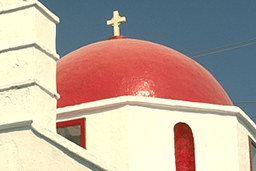
%> input picture testimage/psnr/structtest/a01.bmp, 256 x 171 px
$ octave timetest.m   (GNU Octave 9; MATLAB toolbox functions it lacks are replaced by stand-ins)
%> lines starting %> are read from the running program, lines starting %| are printed output that depends on the picture; in (x1, y1, x2, y2) boxes, pixels count from 0 and x2, y2 are one past the last pixel; in counts of white or black regions, pixels touching at a corner belong together; the program's own positions count from 1
### my_inpainting_l01.m
% my_inpainting_l01.m
%
%
% The MATLAB implementation of a variant exemplar-based and enhanced patch priority image inpainting algorithm.
%
% Inputs:
%   - origImg        original image or corrupted image
%   - mask           implies target region (1 denotes target region)
%   - psz:           patch size (odd scalar). If psz=5, patch size is 5x5.
%   - npsz           neighborhood patch size (odd scalar).
%   - N              patch candidate set elements number
%   - errortolerance
%   - belta
%
% Outputs:
%   - inpaintedImg   The inpainted image; an MxNx3 matrix of doubles.
%   - C              MxN matrix of confidence values accumulated over all iterations.
%   - D              MxN matrix of data term values accumulated over all iterations.
%   - fillMovie      A Matlab movie struct depicting the fill region over time.
%
%
%
%
%
%
function [inpaintedImg,C,D,fillMovie] = my_inpainting(origImg,mask,psz,npsz,N,errortolerance,belta)

%% error check
if ~ismatrix(mask); error('Invalid mask'); end
if sum(sum(mask~=0 & mask~=1))>0; error('Invalid mask'); end
if mod(psz,2)==0; error('Patch size psz must be odd.'); end
if mod(npsz,2)==0; error('Patch size npsz must be odd.'); end


fillRegion = mask;

origImg = double(origImg);
img = origImg;
ind = img2ind(img);
origsz = [size(img,1) size(img,2)];
sourceRegion = ~fillRegion;

%Initialize gradient tensor at everypoint
[g11,g12,g22] = gradient_tensor(img);
tg11=addrowscols(origsz,psz,g11);
tg22=addrowscols(origsz,psz,g22);
tg12=addrowscols(origsz,psz,g12);
g11=tg11;
g22=tg22;
g12=tg12;

RefillRegion = logical(addrowscols(origsz,psz,fillRegion)); %增加黑色边框，作为已知区域处理
ResourceRegion = logical(addrowscols(origsz,psz,sourceRegion));%增加黑色边框，作为未知区域处理
Reimg = addrowscols_3(origsz,psz,img);
ReorigImg = addrowscols_3(origsz,psz,origImg);
sz = [size(Reimg,1),size(Reimg,2)];
Reind = img2ind(Reimg);


% Initialize confidence and data terms
C = double(ResourceRegion);
D = zeros(sz);
iter = 1;
 %Visualization stuff
if nargout==4
  fillMovie(1).cdata=uint8(img);
  fillMovie(1).colormap=[];
%  origImg(1,1,:) = [0, 255, 0];
  iter = 2;
end

% Seed 'rand' for reproducible results (good for testing)
rand('state',0);

% Loop until entire fill region has been covered
count = 0;
while any(RefillRegion(:))

  % Find contour & normalized gradients of fill region
  fillRegionD = double(RefillRegion); % Marcel 11/30/05
  dR = find(conv2(fillRegionD,[1,1,1;1,-8,1;1,1,1],'same')>0);

     % [5 lines of commented-out code are left out]


  Lambda = zeros(sz);

  for k =dR'
      [Hp,r1,~] = getpatch_1(sz,k,psz);
      if(r1>0)
          %q = Hp(~(RefillRegion(Hp))); % fillRegionの中でパッチの部分だけ取り出して、
          %C(k) = sum(C(q))/numel(Hp);% Compute confidences along the fill front
          toFill = RefillRegion(Hp);
          lambda = structure_tensor(g11(Hp),g12(Hp),g22(Hp),psz,toFill);
          Lambda(k) = (lambda(2)-lambda(1))^2;
          %Lambda(k)=lambda(2);
      end
  end

  Mlambda = max(Lambda(dR));
  %vlambda = C(dR).*Lambda(dR)/(Mlambda+0.01);
  vlambda = Lambda(dR)/(Mlambda+0.01);
  %indl = vlambda>lambda0;
  ldR1 = size(dR);
  ldr1 = floor(ldR1(1)/2);
  [~,indl] = sort(-vlambda);
  dR2 = dR(indl(1:ldr1));
  if size(dR2,1)==0
      dR2=dR;
  end

  ldR = size(dR2);
  WW = zeros(ldR(1),npsz*npsz);%用于存放每个fillfront块与每个领域块匹配的权重
  DD = zeros(ldR(1),npsz*npsz);%用于存放每个fillfront块与领域块之间的SSD
  struct_sparse = zeros(sz);
  indk = 0;

  for k = dR2'
      indk = indk+1;
      [Hp,r1,c1] = getpatch_1(sz,k,psz);%获得
      if(r1>0)
         Hnp = getpatch_2(sz,k,npsz);
         npsz1=size(Hnp);
         %nsz =size(Hnp);
         %Zp = 0;
         q = Hp(~(RefillRegion(Hp))); % fillRegionの中でパッチの部分だけ取り出して、
         C(k) = sum(C(q))/numel(Hp);% Compute confidences along the fill front
% [14 lines of commented-out code are left out]
          toFill = RefillRegion(Hp);
          Hnpimg=ind2img(Hnp',Reimg);
          nsourceRegion=ResourceRegion(Hnp');
          [D1,Hpj,dd]=neighbordssd(Hnpimg,Reimg(r1,c1,:),toFill',nsourceRegion,sz(1));
          DD(indk,1:dd)=D1;
          WW(indk,1:dd)=exp(-sqrt(DD(indk,1:dd))/25);
          WW(indk,1:dd)=WW(indk,1:dd)/sum(WW(indk,:));
          struct_sparse(k) = norm(WW(indk,:),2)*sqrt(dd/((npsz1(1)-(psz-1)/2)*(npsz1(2)-(psz-1)/2)));
      end
  end

  M = max(struct_sparse(dR2));
  m = min(struct_sparse(dR2));
  if(M > m)
      D(dR2) = (struct_sparse(dR2) - m)*0.8/(M - m)+0.2;%线性变化把结构稀疏度放缩至[0.2,1]
  end


  % Compute patch priorities = confidence term * data term
  % D(dR) = abs(Ix(dR).*N(:,1)+Iy(dR).*N(:,2)) + 0.001;
  priorities = C(dR2).* D(dR2);

  % Find patch with maximum priority, Hp
  [~,ndx] = max(priorities(:));
  p = dR2(ndx(1));
  [Hp,rows,cols] = getpatch_1(sz,p,psz);

  if rows>0
      count = count + 1;
      toFill = RefillRegion(Hp);
      % Find exemplar that minimizes error, Hq
      Hq = bestNexemplar(Reimg,Reimg(rows,cols,:),toFill',ResourceRegion,N);

      % Update fill region
      toFill = logical(toFill);                 % Marcel 11/30/05
      RefillRegion(Hp(toFill)) = false;

      % Propagate confidence & isophote values
      C(Hp(toFill))  = C(p);
      % [10 lines of commented-out code are left out]
      [~,approxpatch]=l0_inpainting_1(psz,N,WW,Hpj,dd,ReorigImg,Hp,ndx(1),toFill,Hq,errortolerance,belta);


      Reimg(rows,cols,:)=approxpatch;
      ReorigImg(Hp(toFill))=Reimg(Hp(toFill));
      ReorigImg(Hp(toFill)+sz(1)*sz(2))=Reimg(Hp(toFill)+sz(1)*sz(2));
      ReorigImg(Hp(toFill)+2*sz(1)*sz(2))=Reimg(Hp(toFill)+2*sz(1)*sz(2));
      Reimg=ReorigImg;
      [a_g11,a_g12,a_g22]=gradient_tensor(Reimg(rows,cols,:));
      tg11(rows,cols) = a_g11;
      tg12(rows,cols) = a_g12;
      tg22(rows,cols) = a_g22;
      g11(Hp(toFill)) = tg11(Hp(toFill));
      g12(Hp(toFill)) = tg12(Hp(toFill));
      g22(Hp(toFill)) = tg22(Hp(toFill));

      ResourceRegion(Hp(toFill))=true;
  end

  % Visualization stuff


  if nargout==4
    fillRegion = recover_1(origsz,psz,RefillRegion);
    origImg = recover_3(origsz,psz,ReorigImg);
    origImg(1,1,:) = [0, 255, 0];
    ind2 = ind;
    ind2(logical(fillRegion)) = 1;
    fillMovie(iter).cdata=uint8(ind2img(ind2,origImg));
    fillMovie(iter).colormap=[];
  end
  iter = iter+1;
end

inpaintedImg = recover_3(origsz,psz,Reimg);
C = recover_1(origsz,psz,C);
D = recover_1(origsz,psz,D);

end
%---------------------------------------------------------------------
% Scans over the entire image (with a sliding window)
% for the exemplar with the lowest error. Calls a MEX function.
%---------------------------------------------------------------------
% [23 lines left out: functions bestNexemplar, neighbordssd, not called in this run]
%---------------------------------------------------------------------
% Returns the indices for a 9x9 patch centered at pixel p.
%---------------------------------------------------------------------
% [13 lines left out: function getpatch_1, not called in this run]

%---------------------------------------------------------------------
% Returns the indices for a neighbor patch around pixel p.
%---------------------------------------------------------------------
% [7 lines left out: function getpatch_2, not called in this run]

%---------------------------------------------------------------------
% Converts the (rows,cols) subscript-style indices to Matlab index-style
% indices.  Unforunately, 'sub2ind' cannot be used for this.
%---------------------------------------------------------------------
% [5 lines left out: function sub2ndx, not called in this run]

%---------------------------------------------------------------------
% Converts an indexed image into an RGB image, using 'img' as a colormap
%---------------------------------------------------------------------
function img2 = ind2img(ind,img)
for i=3:-1:1, temp=img(:,:,i); img2(:,:,i)=temp(ind); end
end


%---------------------------------------------------------------------
% Converts an RGB image into a indexed image, using the image itself as
% the colormap.
%---------------------------------------------------------------------
function ind = img2ind(img)
s=size(img); ind=reshape(1:s(1)*s(2),s(1),s(2));
end

% [13 lines of commented-out code are left out]

function reImg = addrowscols(sz,psz,img)
w = (psz-1)/2;
s1 = sz(1)+4*w;
s2 = sz(2)+4*w;
reImg = zeros(s1,s2);
reImg(2*w+1:2*w+sz(1),2*w+1:2*w+sz(2)) = img;
end

% [4 lines left out: function recover_1, not called in this run]

function reImg = addrowscols_3(sz,psz,img)
w = (psz-1)/2;
s1 = sz(1)+4*w;
s2 = sz(2)+4*w;
reImg = 255*ones([s1,s2,3]);
% [12 lines of commented-out code are left out]
reImg(2*w+1:2*w+sz(1),2*w+1:2*w+sz(2),1) = img(:,:,1);
reImg(2*w+1:2*w+sz(1),2*w+1:2*w+sz(2),2) = img(:,:,2);
reImg(2*w+1:2*w+sz(1),2*w+1:2*w+sz(2),3) = img(:,:,3);
% [23 lines of commented-out code are left out]
end


% [13 lines left out: functions recover_3, sortdssd, not called in this run]

function [g11,g12,g22]=gradient_tensor(Reimg)

[Ix(:,:,3), Iy(:,:,3)] = gradient(Reimg(:,:,3));
[Ix(:,:,2), Iy(:,:,2)] = gradient(Reimg(:,:,2));
[Ix(:,:,1), Iy(:,:,1)] = gradient(Reimg(:,:,1));

g11 = Ix.*Ix/255^2;
g12 = Ix.*Iy/255^2;
g22 = Iy.*Iy/255^2;

g11 = sum(g11,3);
g12 = sum(g12,3);
g22 = sum(g22,3);


end

% [20 lines left out: function structure_tensor, not called in this run]


### timetest.m
clear

psz = 11;
npsz = 51;
N = 25;
errortolerance = 25*psz^2;
belta = 0.25;

origimg_1=imread('testimage/psnr/structtest/a01.bmp');
%> origimg_1 is the input picture: size 171x256x3 uint8; mean R, G, B 187, 167.7, 154.7
masked_img_1=imread('testimage/psnr/structtest/a01_masked.bmp');
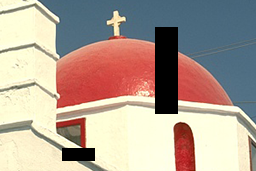
%> input picture testimage/psnr/structtest/a01_masked.bmp, 256 x 171 px
%> masked_img_1 is the input picture: size 171x256x3 uint8; mean R, G, B 176.5, 160.2, 147.7
A=double(imread('testimage/psnr/structtest/a01_mask.bmp'));
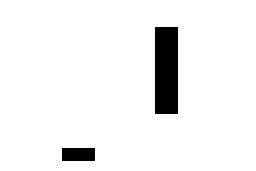
%> input picture testimage/psnr/structtest/a01_mask.bmp, 256 x 171 px
%> A: size 171x256 double; 94.4% white; 2 black regions, box (x1, y1, x2, y2) and area: (155, 27, 178, 114) 2001, (62, 148, 95, 161) 429
n=find(A<255);
%> n = 2430 values from 10751 to 30381
A(n)=0;
mask_1=logical(~(A/255));
%tic
%[img1_1,~,~,~] = my_inpainting(masked_img_1,mask_1,psz,npsz,N,errortolerance,belta);
%t_1(1)=toc;
%[~,ap_1(1)]=computepsnr(double(origimg_1),img1_1);

tic
[img1,~,~,~] = my_inpainting_l01(masked_img_1,mask_1,psz,npsz,N,errortolerance,belta);
%> in my_inpainting, `ind = img2ind(img);`:
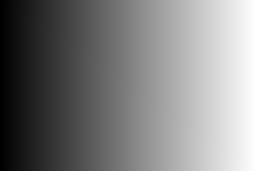
%> ind: size 171x256 double; min 1, max 43776, mean 21888.5; drawn with min black and max white
%> in gradient_tensor, `g12 = Ix.*Iy/255^2;`:
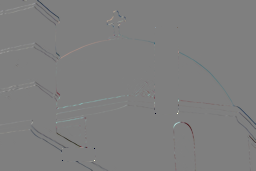
%> g12: size 171x256x3 double; mean R, G, B -0.000624, -0.000521, -0.000438; drawn with min black and max white
%> in gradient_tensor, `g22 = sum(g22,3);`:
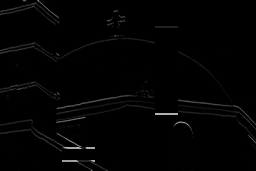
%> g22: size 171x256 double; min 0, max 0.75, mean 0.011
%> in addrowscols (call 4), `reImg(2*w+1:2*w+sz(1),2*w+1:2*w+sz(2)) = img;`: reImg: size 191x276 double; values 0 (black) and 1 (white), 4.6% white; 2 white regions, box (x1, y1, x2, y2) and area: (165, 37, 188, 124) 2001, (72, 158, 105, 171) 429
%> in addrowscols (call 5), `reImg(2*w+1:2*w+sz(1),2*w+1:2*w+sz(2)) = img;`: reImg: size 191x276 double; values 0 (black) and 1 (white), 78.4% white; 3 black regions, box (x1, y1, x2, y2) and area: (0, 0, 276, 191) 8940, (165, 37, 188, 124) 2001, (72, 158, 105, 171) 429
%> in addrowscols_3, `reImg(2*w+1:2*w+sz(1),2*w+1:2*w+sz(2),2) = img(:,:,2);`:
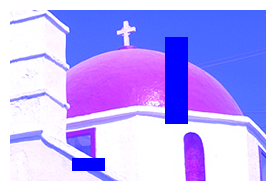
%> reImg: size 191x276x3 double; mean R, G, B 189.8, 176.3, 255
%> in addrowscols_3, `reImg(2*w+1:2*w+sz(1),2*w+1:2*w+sz(2),3) = img(:,:,3);`:
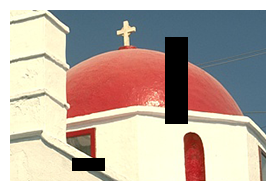
%> reImg: size 191x276x3 double; mean R, G, B 189.8, 176.3, 165.9
%> the loop in my_inpainting, `while any(RefillRegion(:))` made 1 pass
%> (Mlambda, ldR1, ldr1, ldR) on pass 1: (3.75, [320 1], 160, [160 1])
%> the run ends on the next line
